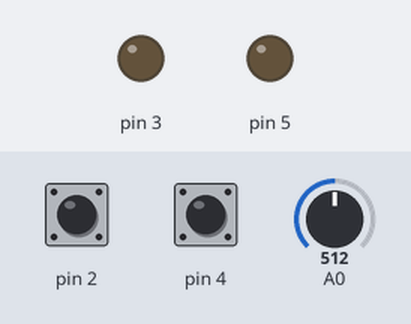
A sketch run on a simulated Arduino Uno, built with avr-gcc and run on an emulated ATmega328P. Parts: output pins drawn as LEDs (lit = HIGH). The test bench sets the inputs (shaded band); at power-on: pin 2 HIGH, pin 4 HIGH, A0 = 512.

Above: at 1.2 s.
1.3 s: pin 2 pulled LOW for 0.15 s
At 2.05 s:
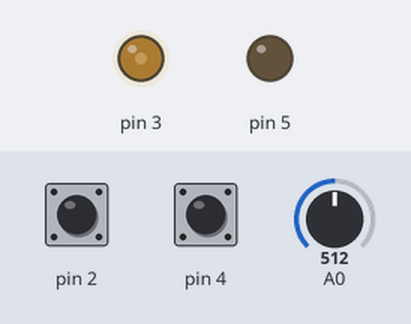
4.3 s: pin 4 pulled LOW for 3.2 s
At 8.4 s:
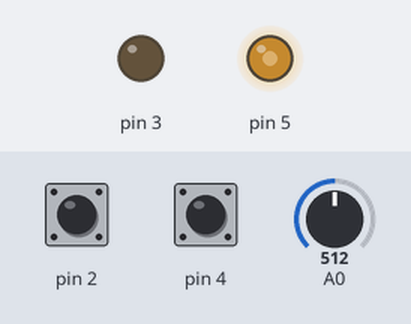
9.0 s: pin 2 pulled LOW for 1 s
At 9.76 s:
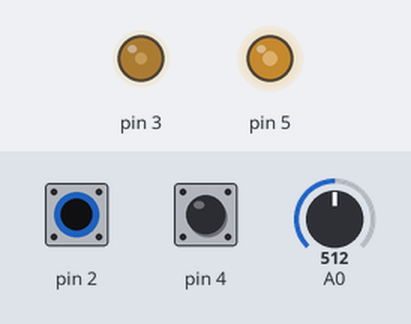
12.0 s: pin 4 pulled LOW for 0.15 s
Timing chart, 0 to 15.0 s (numbered marks = the images above; inputs shaded):
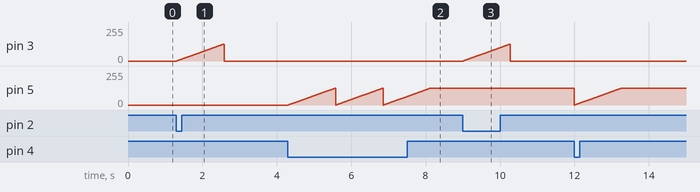

Measured:
- after the input at 1.3 s, pin 3: rises from 0/255 to 127/255 in 1.3 s, then falls to 0/255 in 0.01 s
- after the input at 4.3 s, pin 5: ramps from 0/255 to 127/255 and jumps back, once every 1.3 s
- after the input at 9.0 s, pin 3: rises from 0/255 to 127/255 in 1.3 s, then falls to 0/255 in 0.01 s

The sketch:

button.ino
```cpp
void setup() {
  Serial.begin(9600);
  pinMode(2, INPUT_PULLUP);
  pinMode(4, INPUT_PULLUP);
}

void loop() {
  int lightValue = analogRead(A0);

  if (digitalRead(2)==LOW) {
    onLED(3, (1024-lightValue)/4);
  } else if (digitalRead(4)==LOW) {
    onLED(5, (1024-lightValue)/4);
  } else if (digitalRead(2)==HIGH) {
    digitalWrite(3, LOW);
  } else if (digitalRead(4)==HIGH) {
    digitalWrite(5, LOW);
  }
}

void onLED(int pin, int light) {
  for(int i=0; i<light; i++) {
    analogWrite(pin, i);
    delay(10);
  }
}
```
